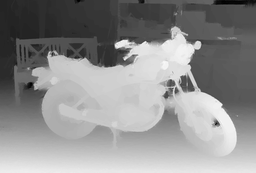
#> input picture depth_maps/depth1.png, 256 x 173 px, shrunk from 1200 x 810 before the run, found by its file name
$ python magici.py   (Python 2 division)   (older library calls are emulated)
#> lines starting #> are read from the running program, lines starting #| are printed output that depends on the picture
#!/usr/local/bin/python

import numpy as np
import scipy.misc as spm
import math
from random import *
import time

D = 100

def dist(x1,y1,x2,y2):
	return math.sqrt((x1-x2)*(x1-x2)+(y1-y2)*(y1-y2))

# Generate interesting repeating pattern image
def genRandPattern(height,width):
#> called with height = 100, width = 100
	pat = np.zeros( (height,width,3), dtype=np.uint8)
	for x in range(width):
		for y in range(height):
			pat[y,x] = [randint(0,255),randint(0,255),randint(0,255)]
	return pat

# Generate image to be 3d
def genTestDepthMap(width,height):
	img = np.zeros( (height,width,1), dtype=np.uint8 )
	for x in range(width):
		for y in range(width):
			d = dist(x,y,width/2,height/2)
			if ( d < 100 ):
				img[y,x] = d/10
	return img

def loadDepthMap(img):
#> called with img = './depth_maps/depth1.png'
	return spm.imread(img, flatten=False, mode='L')
#> returned value: shape (173, 256); min 0, max 250, mean 141.5

def genShiftMap(img,width,height):
	'''
	Shift of z where z is the height causes a rise at x, and a fall at x+D
	'''
	# Apply shift algorithm to make the image 3D
	shift_map = np.zeros( (height,width,1), dtype=np.uint8 )
	for y in range(height):
		for x in range(width):
			if ( img[y,x] > 0 ):
				for x2 in range(x,width,D):
					shift_map[y,x2] += img[y,x]/20
	return shift_map

def genMagicImg(shift_map,pattern,width,height):
	magic_img = np.zeros( (height,width,3), dtype=np.uint8 )
	for y in range(height):
		for x in range(width):
			shift = shiftmap[y,x]
			px = (x+shift)%D
			py = y%D
			magic_img[y,x] = pattern[py,px]
	return magic_img


if __name__ == "__main__":
	t = time.clock()
	dt = time.clock() - t
	print "Null time: %f" % dt
#####################
	t = time.clock()

	pattern = genRandPattern(100,100)

	dt = time.clock() - t
	print "Init: %f" % dt
#####################
	t = time.clock()

	#HEIGHT = 500
	#WIDTH = 1000
	#image = genTestDepthMap(WIDTH,HEIGHT)

	image = loadDepthMap("./depth_maps/depth1.png")
	HEIGHT = image.shape[0]
#> HEIGHT = 173
	WIDTH = image.shape[1]
#> WIDTH = 256
	print WIDTH,HEIGHT
#| 256 173


	dt = time.clock() - t
	print "Image generation: %f" % dt
	t = time.clock()

	shiftmap = genShiftMap(image,WIDTH,HEIGHT)
#> after the loop in genShiftMap, `for y in range(height):`:
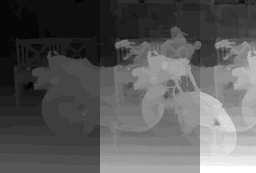
#> shift_map: shape (173, 256, 1); min 0, max 33, mean 11.6; drawn with min black and max white

	dt = time.clock() - t
	print "Shift map: %f" % dt
#####################
	t = time.clock()

	data = genMagicImg(shiftmap,pattern,WIDTH,HEIGHT)
#> after the loop in genMagicImg, `for y in range(height):`:
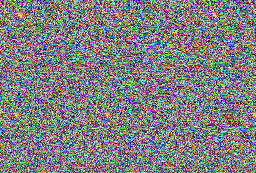
#> magic_img: shape (173, 256, 3); mean of channels 0, 1, 2 125.8, 127.2, 127.6; drawn as R, G, B

	dt = time.clock() - t
	print "Magic image generation: %f" % dt
#####################
	t = time.clock()

	#img = spm.toimage( data )       # Create a PIL image
	#img.show()
	spm.imsave("out.png",data)

	dt = time.clock() - t
	print "Output: %f" % dt

$ run again, with depth_maps/depth4.png copied over depth_maps/depth1.png
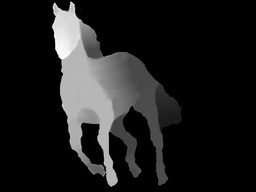
#> input picture depth_maps/depth4.png, 256 x 192 px, shrunk from 1024 x 768 before the run, found by its file name
#| 256 192
#> after the loop in genShiftMap, `for y in range(height):`:
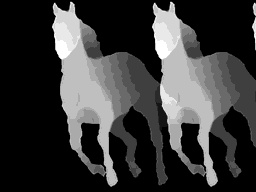
#> shift_map: shape (192, 256, 1); min 0, max 12, mean 2.7; drawn with min black and max white
#> after the loop in genMagicImg, `for y in range(height):`:
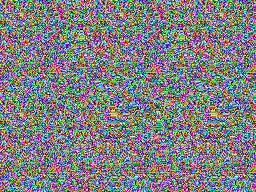
#> magic_img: shape (192, 256, 3); mean of channels 0, 1, 2 126, 127.5, 127.6; drawn as R, G, B

$ run again, with depth_maps/depth6.png copied over depth_maps/depth1.png
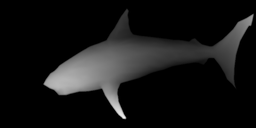
#> input picture depth_maps/depth6.png, 256 x 128 px, shrunk from 800 x 400 before the run, found by its file name
#| 256 128
#> after the loop in genShiftMap, `for y in range(height):`:
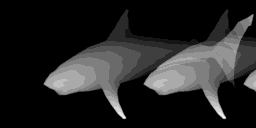
#> shift_map: shape (128, 256, 1); min 0, max 12, mean 1.69; drawn with min black and max white
#> after the loop in genMagicImg, `for y in range(height):`:
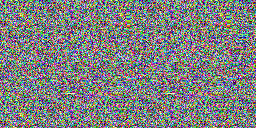
#> magic_img: shape (128, 256, 3); mean of channels 0, 1, 2 125.8, 127.2, 127.4; drawn as R, G, B

$ run again, with depth_maps/depth2.jpg saved as depth_maps/depth1.png
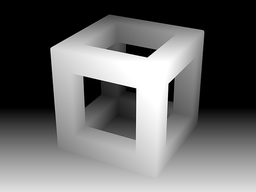
#> input picture depth_maps/depth2.jpg, 256 x 192 px, shrunk from 500 x 375 before the run, found by its file name
#| 256 192
#> after the loop in genShiftMap, `for y in range(height):`:
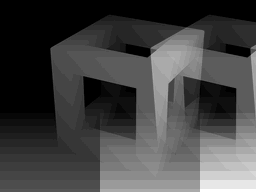
#> shift_map: shape (192, 256, 1); min 0, max 33, mean 8.7; drawn with min black and max white
#> after the loop in genMagicImg, `for y in range(height):`:
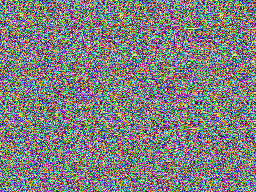
#> magic_img: shape (192, 256, 3); mean of channels 0, 1, 2 126.2, 127.4, 127.6; drawn as R, G, B
